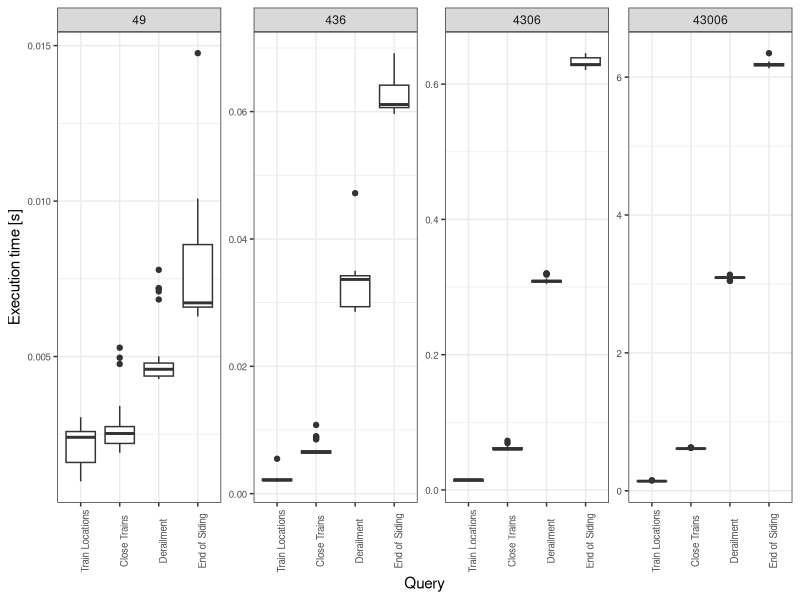
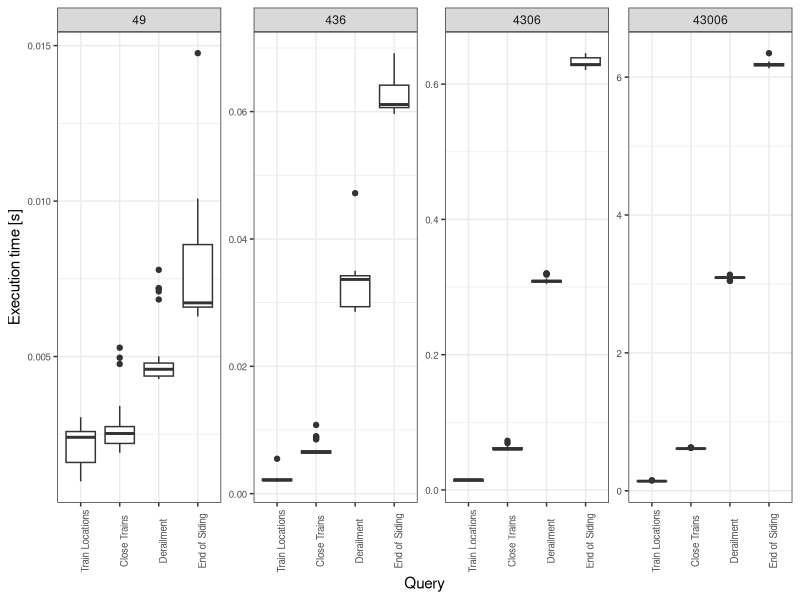

Write the R code that produced these figures, in order.
library(tidyverse)

wide <- read_csv("local-bbb-runtimes.csv")
long <- gather(wide, run, time, -c(query, allocation, size, elements))

long$query = factor(long$query, levels=c("Train Locations", "Close Trains", "Derailment", "End of Siding"))

ggplot(long) +
  geom_boxplot(aes_string(x = "query", y = "time")) +
  facet_wrap(facets = long$elements, scale = "free_y", ncol = 4) +
  xlab("Query") +
  ylab("Execution time [s]") +
  theme_bw() +
  theme(
    axis.text = element_text(size=7),
    axis.text.x = element_text(angle=90)
  )

ggsave(file = "modes-execution-times-plot.pdf", width = 200, height = 70, units = "mm")
